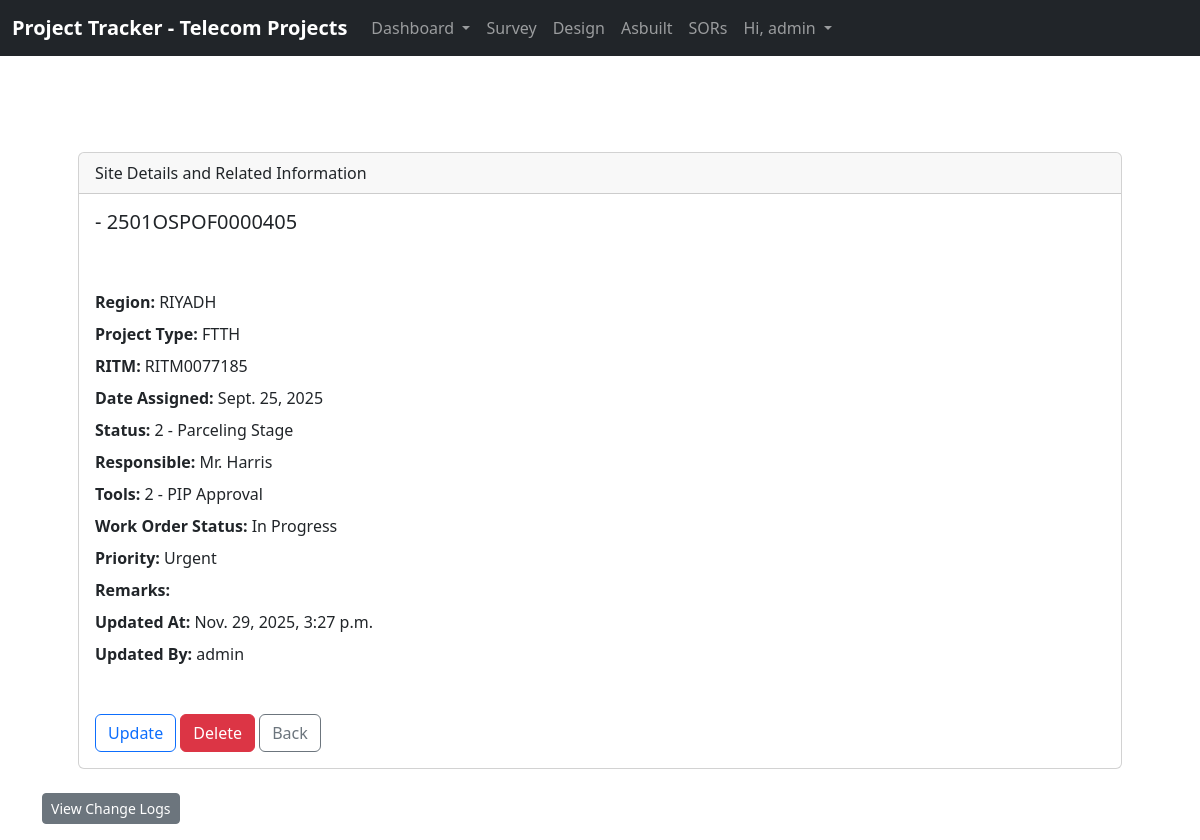
The app's page /survey/689/ (signed in) with its own data.
### website/models.py (models this page shows, shortened)
class survey(models.Model):
    cluster_name = models.CharField(max_length=200, blank=True)
    work_order = models.CharField(max_length=16)
    region = models.CharField(max_length=20, blank=True)
    project_type = models.CharField(max_length=20, blank=True)
    RITM = models.CharField(max_length=11)
    target_area = models.IntegerField(blank=True, null=True)
    date_assigned = models.DateField()
    status = models.CharField(max_length=50)
    responsible = models.CharField(max_length=100)
    tools = models.CharField(max_length=50)
    wo_status = models.CharField(max_length=50)
    priority = models.CharField(max_length=20)
    remarks = models.TextField(blank=True)
    updated_at = models.DateTimeField(auto_now=True)
    updated_by = models.ForeignKey(
        User, on_delete=models.SET_NULL, null=True, blank=True
    )

### website/views.py (the view)
# urls.py: path('survey/<int:pk>/', views.survey_detail, name='survey_detail'),
def survey_detail(request, pk):
    if request.user.is_authenticated:
        survey_record = survey.objects.get(id=pk)
        logs = ActivityLog.objects.filter(
            content_type=ContentType.objects.get_for_model(survey),
            object_id=survey_record.id
        ).order_by('-timestamp')
        return render(request, 'survey_detail.html', {
            'survey_record': survey_record,
            'logs': logs
        })
    else:
        messages.error(request, "You must be logged in to View that page.")
        return redirect('home')

### website/templates/survey_detail.html (shortened to what this page needs)
{% extends 'base.html' %}
{% load tz %}
{% block content %}
<br><br>
<div class="container my-4 px-5">
    <div class="card">
        <div class="card-header">
            Site Details and Related Information
        </div>
        <div class="card-body">
            <h5 class="card-title">{{ survey_record.cluster_name }} - {{ survey_record.work_order }}
            </h5>
            <p class="card-text py-3">
            <div class="mb-2"><strong>Region: </strong> {{ survey_record.region }}</div>
            <div class="mb-2"><strong>Project Type: </strong> {{ survey_record.project_type }}</div>
            <div class="mb-2"><strong>RITM: </strong> {{ survey_record.RITM }}</div>
            <div class="mb-2"><strong>Date Assigned: </strong> {{ survey_record.date_assigned }}</div>
            <div class="mb-2"><strong>Status: </strong> {{ survey_record.status }}</div>
            <div class="mb-2"><strong>Responsible: </strong> {{ survey_record.responsible }}</div>
            <div class="mb-2"><strong>Tools: </strong> {{ survey_record.tools }}</div>
            <div class="mb-2"><strong>Work Order Status: </strong> {{ survey_record.wo_status }}</div>
            <div class="mb-2"><strong>Priority: </strong> {{ survey_record.priority }}</div>
            <div class="mb-2"><strong>Remarks: </strong> {{ survey_record.remarks }}</div>
            <div class="mb-2"><strong>Updated At: </strong> {{ survey_record.updated_at }}</div>
            <div class="mb-2"><strong>Updated By: </strong> {{ survey_record.updated_by }}</div><br>
            </p>
            <a href="{% url 'update_survey_record' survey_record.id %}" class="btn btn-outline-primary">Update</a>
            <button type="button" class="btn btn-danger" data-bs-toggle="modal" data-bs-target="#deleteConfirmModal">
                Delete
            </button>
            <a class="btn btn-outline-secondary" aria-current="page" href="{% url 'survey' %}">Back</a>
        </div>
    </div>
</div>
<div class="container mt-4">
    <button class="btn btn-secondary mb-3 btn-sm" type="button" data-bs-toggle="collapse"
        data-bs-target="#activityLogs">
        View Change Logs
    </button>
</div>
{% endblock %}

### website/templates/navbar.html (shortened to what this page needs)
<nav class="navbar navbar-expand-lg navbar-dark bg-dark">
    <div class="container-fluid">
        <a class="navbar-brand" href="{% url 'home' %}"><strong>Project Tracker - Telecom Projects</strong></a>
        {% if user.is_authenticated %}
        <div class="collapse navbar-collapse" id="navbarSupportedContent">
            <ul class="navbar-nav me-auto mb-4 mb-lg-0">
                <li class="nav-item dropdown">
                    <a class="nav-link dropdown-toggle" href="#" role="button" data-bs-toggle="dropdown"
                        aria-expanded="false">
                        Dashboard
                    </a>
                </li>
                <li class="nav-item">
                    <a class="nav-link" href="{% url 'survey' %}">Survey</a>
                </li>
                <li class="nav-item">
                    <a class="nav-link" href="#">Design</a>
                </li>
                <li class="nav-item">
                    <a class="nav-link" href="#">Asbuilt</a>
                </li>
                <li class="nav-item">
                    <a class="nav-link" href="#">SORs</a>
                </li>
                <li class="nav-item dropdown">
                    <a class="nav-link dropdown-toggle" href="#" role="button" data-bs-toggle="dropdown"
                        aria-expanded="false">
                        Hi, {{ user.username }}
                    </a>
                </li>
            </ul>
        </div>
        {% endif %}
    </div>
</nav>

### records on screen
survey: work_order "2501OSPOF0000405", region "RIYADH", project_type "FTTH", RITM "RITM0077185", date_assigned "Sept. 25, 2025", status "2 - Parceling Stage", responsible "Mr. Harris", tools "2 - PIP Approval", wo_status "In Progress", priority "Urgent", updated_at "Nov. 29, 2025, 3:27 p.m.", updated_by "admin"

### other values on screen
{{ user.username }} "admin"
